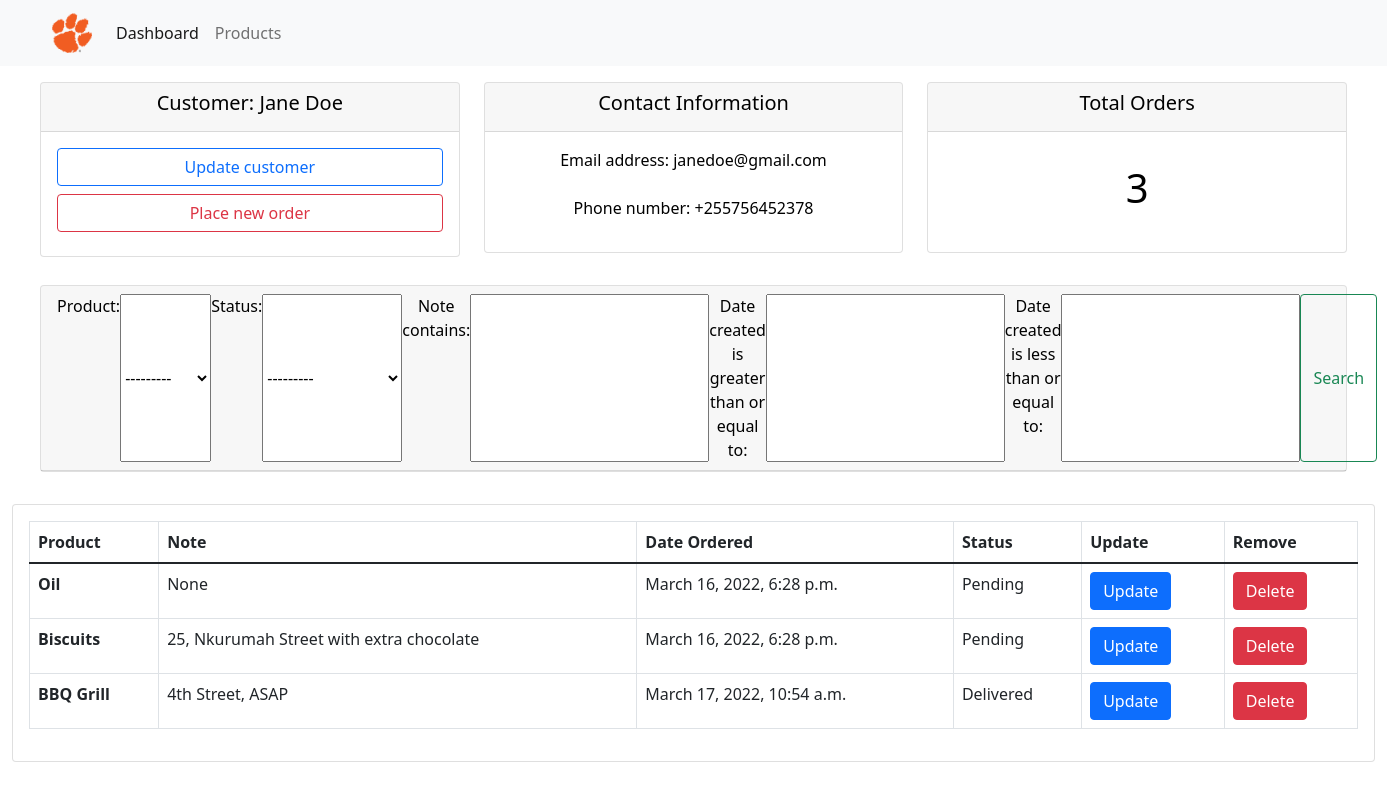
The app's page /customer/1/ with its own data.
### accounts/models.py (models this page shows, shortened)
class Customer(models.Model):
    name = models.CharField(max_length=200, null=True)
    phone = models.CharField(max_length=200, null=True)
    email = models.EmailField(max_length=200, unique=True, null=True)
    date_created = models.DateTimeField(auto_now_add=True, null=True )

class Order(models.Model):
    STATUS = (
        ('Pending', 'Pending'),
        ('Out for delivery', 'Out for delivery'),
        ('Delivered', 'Delivered'),
    )
    customer = models.ForeignKey(Customer, on_delete=models.CASCADE, null=True)
    product = models.ForeignKey(Product, on_delete=models.CASCADE, null=True)
    date_created = models.DateTimeField(auto_now_add=True, null=True)
    status = models.CharField(max_length=200, null=True, choices=STATUS)
    note = models.CharField(max_length=1000, null=True)

class Product(models.Model):
    CATEGORY = (
        ('Indoors', 'Indoors'),
        ('Outdoors', 'Outdoors'),
    )
    name = models.CharField(max_length=200, null=True)
    price = models.FloatField(null=True)
    category = models.CharField(max_length=200, null=True, choices=CATEGORY)
    description = models.TextField(null= True)
    date_created = models.DateTimeField(auto_now_add=True, null=True)
    tags = models.ManyToManyField(Tag)
    def __str__(self):
        return self.name

### accounts/views.py (the view)
# urls.py: path('customer/<str:pk>/', views.customers, name='customer'),
def customers(request, pk):
    customers = Customer.objects.get(id=pk)
    customer_orders = customers.order_set.all()
    myFilter = OrderFilter(request.GET, queryset=customer_orders)
    customer_orders = myFilter.qs
    context = {
        'customers': customers,
        'customer_orders': customer_orders,
        'myFilter': myFilter,
        }
    return render(request, 'accounts/customers.html', context)

### accounts/templates/accounts/customers.html
{% extends 'base.html' %}
{% block content %}
<div class="row m-3">
    <div class="col">
        <div class="col-md">
            <div class="card text-center text-black mb-1" id="total-order">
                <div class="card-header">
                    <h5 class="card-title">Customer: {{ customers.name }} </h5>
                </div>
                <div class="card-body">
                    <h3 class="card-title d-grid gap-2">
                        <a class="btn btn-outline-primary btn-block" href="#" role="button">Update customer</a>
                        <a class="btn btn-outline-danger btn-block" href="{% url 'create-order' customers.id %}" role="button">Place new order</a>
                    </h3>
                </div>
            </div>
        </div>
    </div>
    <div class="col">
        <div class="col-md">
            <div class="card text-center text-black mb-3" id="total-order">
                <div class="card-header">
                    <h5 class="card-title">Contact Information</h5>
                </div>
                <div class="card-body d-grid gap-2 text-center">
                        <p>Email address: {{ customers.email }}</p>
                        <p>Phone number: {{ customers.phone }}</p>
                </div>
            </div>
        </div>
    </div>
    <div class="col">
        <div class="col-md">
            <div class="card text-center text-black mb-3" id="total-order">
                <div class="card-header">
                    <h5 class="card-title">Total Orders</h5>
                </div>
                <div class="card-body">
                    <h1 class="card-title p-3">{{customer_orders.count}}</h1>
                </div>
            </div>
        </div>
    </div>
</div>
<div class="row m-3">
    <div class="col">
        <div class="col-md">
            <div class="card text-center text-black mb-3" id="total-order">
                <div class="card-header">
                    <form class="d-flex" method="get">
                        {{myFilter.form}}
                        <button class="btn btn-outline-success" type="submit">Search</button>
                    </form>
                </div>
            </div>
        </div>
    </div>
</div>
<div class="card card-body">
    <table class="table table-bordered">
        <thead>
          <tr>
            <th scope="col">Product</th>
            <th scope="col">Note</th>
            <th scope="col">Date Ordered</th>
            <th scope="col">Status</th>
            <th scope="col">Update</th>
            <th scope="col">Remove</th>
          </tr>
        </thead>
        <tbody>
        {% for customer_order in customer_orders %}
          <tr>
            <th scope="row">{{customer_order.product}}</th>
            <td>{{ customer_order.note }}</td>
            <td>{{ customer_order.date_created }}</td>
            <td>{{customer_order.status}}</td>
            <td><a class="btn btn-primary" href="#" role="button">Update</a></td>
            <td><a class="btn btn-danger" href="#" role="button">Delete</a></td>
          </tr>
        {% endfor %}
        </tbody>
      </table>
</div>
{% endblock content %}

### records on screen
Customer: name "Jane Doe", email "janedoe@gmail.com", phone "+255756452378"
Order: product "Oil", note "None", date_created "March 16, 2022, 6:28 p.m.", status "Pending"
Order: product "Biscuits", note "25, Nkurumah Street with extra chocolate", date_created "March 16, 2022, 6:28 p.m.", status "Pending"
Order: product "BBQ Grill", note "4th Street, ASAP", date_created "March 17, 2022, 10:54 a.m.", status "Delivered"

### other values on screen
{{ customer_orders.count }} "3"
